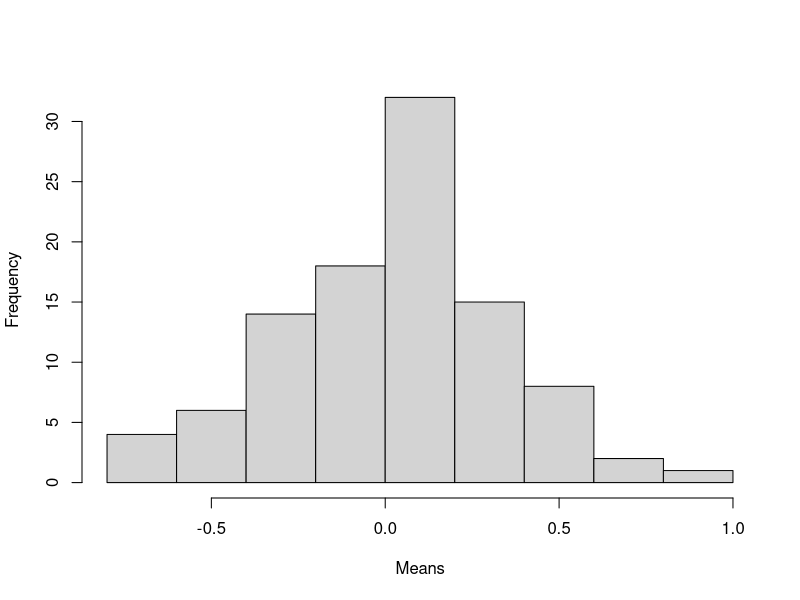

Write R code to recreate this figure.
## ---- chunk 1
replicate(n=4, "Hello")

replicate(10, factorial(7))

# histogram of the means from 100 random samples of size n=10 from a standard normal distribution 
hist(replicate(100, mean(rnorm(10))),
     main = "", xlab="Means") 
## ---- chunk 2
v1 <- rep(1:4, times=4) # replicate the sequence 1:4, four times
v2 <- rep(1:4, each=4) # replicate 1:4, with each number replicated 4 times (in a row)
data.frame(v1, v2)
## ---- chunk 3
data <- matrix(1:9, nrow=3, ncol=3)
# the following is equivalent to the command: colMeans(data)
apply(data, 2, mean) # data, columns, mean --> get column means

# the following is equivalent to the command: rowSums(data)
apply(data, 1, sum) # data, rows, sum --> get row sums
## ---- chunk 4
# Define the function within the apply statement:
apply(data, 2, function(x){
    y <- sum(x)^2 # sum of the input vector (here a column) squared
    return(y)
  }
)

# Define the function outside of the apply statement:
fn <- function(x){
    y <- sum(x)^2 # sum of the input vector (here a column) squared
    return(y)
}
apply(data, 2, fn)
## ---- chunk 5
x <- cbind(x1 = 3, x2 = c(4:1, 2:5))

fun1 <- function(x, c1, c2){
  mean_vec <- c(mean(x[c1]), mean(x[c2]))
  return(mean_vec)
}

apply(x, 1, fun1,  c1 = "x1", c2 = c("x1","x2"))
## ---- chunk 6
mat <- matrix(c(-1, 1, 0, 
                2, -2, 20, 
                62,-2, -6), nrow = 3)

CheckPos <- function(Vec){
  # Subset values of Vec that are even
  PosVec <- Vec[Vec > 0]
  
  # Return only the even values
  return(PosVec)
}

# Check Positive values by column 
apply(mat, 2, CheckPos)
## ---- chunk 7

## ---- chunk 8
data_lst <- list(item1 = 1:5,
                item2 = seq(4,36,8),
                item3 = c(1,3,5,7,9))
data_vector <- 1:8

lapply(data_lst, sum)
lapply(data_vector, sum) # lapply performs an `as.list` command on X if it's not already a list
## ---- chunk 9
x <- list(a = 1:10, 
          beta = exp(-3:3), 
          logic = c(TRUE,FALSE,FALSE,TRUE))

# compute the list mean for each list element
lapply(x, mean)
## ---- chunk 10
head(iris)
str(as.list(iris))
## ---- chunk 11
lapply(iris[,1:4], function(column){
  big_values <- column[column > mean(column)]
  return(big_values)
})
